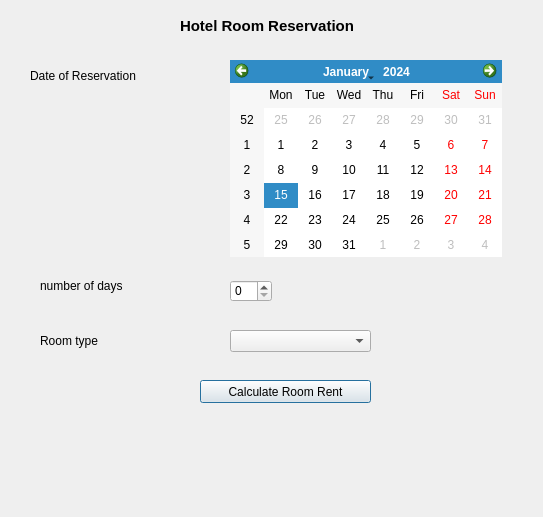
<?xml version="1.0" encoding="UTF-8"?>
<ui version="4.0">
 <class>Dialog</class>
 <widget class="QDialog" name="Dialog">
  <property name="geometry">
   <rect>
    <x>0</x>
    <y>0</y>
    <width>543</width>
    <height>517</height>
   </rect>
  </property>
  <property name="windowTitle">
   <string>Dialog</string>
  </property>
  <widget class="QLabel" name="label">
   <property name="geometry">
    <rect>
     <x>180</x>
     <y>10</y>
     <width>211</width>
     <height>31</height>
    </rect>
   </property>
   <property name="font">
    <font>
     <pointsize>11</pointsize>
     <weight>75</weight>
     <bold>true</bold>
    </font>
   </property>
   <property name="text">
    <string>Hotel Room Reservation</string>
   </property>
  </widget>
  <widget class="QCalendarWidget" name="calendarWidget">
   <property name="geometry">
    <rect>
     <x>230</x>
     <y>60</y>
     <width>272</width>
     <height>197</height>
    </rect>
   </property>
  </widget>
  <widget class="QLabel" name="label_2">
   <property name="geometry">
    <rect>
     <x>30</x>
     <y>60</y>
     <width>121</width>
     <height>31</height>
    </rect>
   </property>
   <property name="text">
    <string>Date of Reservation</string>
   </property>
  </widget>
  <widget class="QLabel" name="label_3">
   <property name="geometry">
    <rect>
     <x>40</x>
     <y>270</y>
     <width>101</width>
     <height>31</height>
    </rect>
   </property>
   <property name="text">
    <string>number of days</string>
   </property>
  </widget>
  <widget class="QLabel" name="label_4">
   <property name="geometry">
    <rect>
     <x>40</x>
     <y>330</y>
     <width>81</width>
     <height>21</height>
    </rect>
   </property>
   <property name="text">
    <string>Room type</string>
   </property>
  </widget>
  <widget class="QLabel" name="Enteredinfo">
   <property name="geometry">
    <rect>
     <x>160</x>
     <y>410</y>
     <width>251</width>
     <height>31</height>
    </rect>
   </property>
   <property name="text">
    <string/>
   </property>
   <property name="wordWrap">
    <bool>true</bool>
   </property>
  </widget>
  <widget class="QLabel" name="RoomRentinfo">
   <property name="geometry">
    <rect>
     <x>60</x>
     <y>440</y>
     <width>441</width>
     <height>51</height>
    </rect>
   </property>
   <property name="text">
    <string/>
   </property>
   <property name="wordWrap">
    <bool>true</bool>
   </property>
  </widget>
  <widget class="QSpinBox" name="spinBox">
   <property name="geometry">
    <rect>
     <x>230</x>
     <y>280</y>
     <width>42</width>
     <height>22</height>
    </rect>
   </property>
  </widget>
  <widget class="QComboBox" name="comboBox">
   <property name="geometry">
    <rect>
     <x>230</x>
     <y>330</y>
     <width>141</width>
     <height>22</height>
    </rect>
   </property>
  </widget>
  <widget class="QPushButton" name="pushButton">
   <property name="geometry">
    <rect>
     <x>200</x>
     <y>380</y>
     <width>171</width>
     <height>23</height>
    </rect>
   </property>
   <property name="text">
    <string>Calculate Room Rent</string>
   </property>
  </widget>
 </widget>
 <resources/>
 <connections/>
</ui>
